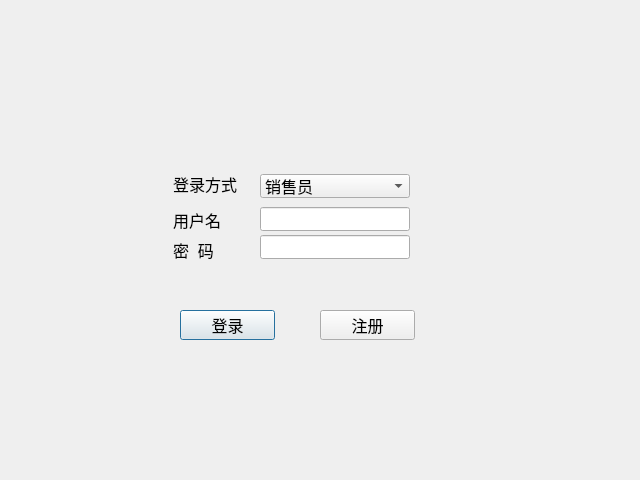
<?xml version="1.0" encoding="UTF-8"?>
<ui version="4.0">
 <class>DiaLogin</class>
 <widget class="QDialog" name="DiaLogin">
  <property name="geometry">
   <rect>
    <x>0</x>
    <y>0</y>
    <width>640</width>
    <height>480</height>
   </rect>
  </property>
  <property name="sizePolicy">
   <sizepolicy hsizetype="Ignored" vsizetype="Ignored">
    <horstretch>0</horstretch>
    <verstretch>0</verstretch>
   </sizepolicy>
  </property>
  <property name="focusPolicy">
   <enum>Qt::ClickFocus</enum>
  </property>
  <property name="windowTitle">
   <string>登录</string>
  </property>
  <property name="sizeGripEnabled">
   <bool>false</bool>
  </property>
  <property name="modal">
   <bool>true</bool>
  </property>
  <widget class="QLabel" name="labelUsername">
   <property name="geometry">
    <rect>
     <x>173</x>
     <y>210</y>
     <width>60</width>
     <height>20</height>
    </rect>
   </property>
   <property name="font">
    <font>
     <pointsize>12</pointsize>
    </font>
   </property>
   <property name="text">
    <string>用户名</string>
   </property>
  </widget>
  <widget class="QLabel" name="labelPasswd">
   <property name="geometry">
    <rect>
     <x>173</x>
     <y>240</y>
     <width>60</width>
     <height>20</height>
    </rect>
   </property>
   <property name="font">
    <font>
     <pointsize>12</pointsize>
    </font>
   </property>
   <property name="text">
    <string>密  码</string>
   </property>
  </widget>
  <widget class="QLineEdit" name="lineTextUser">
   <property name="geometry">
    <rect>
     <x>260</x>
     <y>207</y>
     <width>150</width>
     <height>24</height>
    </rect>
   </property>
  </widget>
  <widget class="QLineEdit" name="lineTextpasswd">
   <property name="geometry">
    <rect>
     <x>260</x>
     <y>235</y>
     <width>150</width>
     <height>24</height>
    </rect>
   </property>
   <property name="inputMethodHints">
    <set>Qt::ImhHiddenText</set>
   </property>
  </widget>
  <widget class="QLabel" name="labelLoginStyle">
   <property name="geometry">
    <rect>
     <x>173</x>
     <y>174</y>
     <width>80</width>
     <height>20</height>
    </rect>
   </property>
   <property name="font">
    <font>
     <pointsize>12</pointsize>
    </font>
   </property>
   <property name="text">
    <string>登录方式</string>
   </property>
  </widget>
  <widget class="QPushButton" name="pushBtnLogin">
   <property name="geometry">
    <rect>
     <x>180</x>
     <y>310</y>
     <width>95</width>
     <height>30</height>
    </rect>
   </property>
   <property name="font">
    <font>
     <pointsize>12</pointsize>
    </font>
   </property>
   <property name="text">
    <string>登录</string>
   </property>
  </widget>
  <widget class="QPushButton" name="pushBtnRegist">
   <property name="geometry">
    <rect>
     <x>320</x>
     <y>310</y>
     <width>95</width>
     <height>30</height>
    </rect>
   </property>
   <property name="font">
    <font>
     <pointsize>12</pointsize>
    </font>
   </property>
   <property name="text">
    <string>注册</string>
   </property>
  </widget>
  <widget class="QComboBox" name="comBoxLoginStyle">
   <property name="geometry">
    <rect>
     <x>260</x>
     <y>174</y>
     <width>150</width>
     <height>24</height>
    </rect>
   </property>
   <property name="font">
    <font>
     <pointsize>12</pointsize>
    </font>
   </property>
   <item>
    <property name="text">
     <string>销售员</string>
    </property>
   </item>
   <item>
    <property name="text">
     <string>销售主管</string>
    </property>
   </item>
   <item>
    <property name="text">
     <string>销售总监</string>
    </property>
   </item>
   <item>
    <property name="text">
     <string>管理员</string>
    </property>
   </item>
  </widget>
 </widget>
 <resources/>
 <connections/>
</ui>
